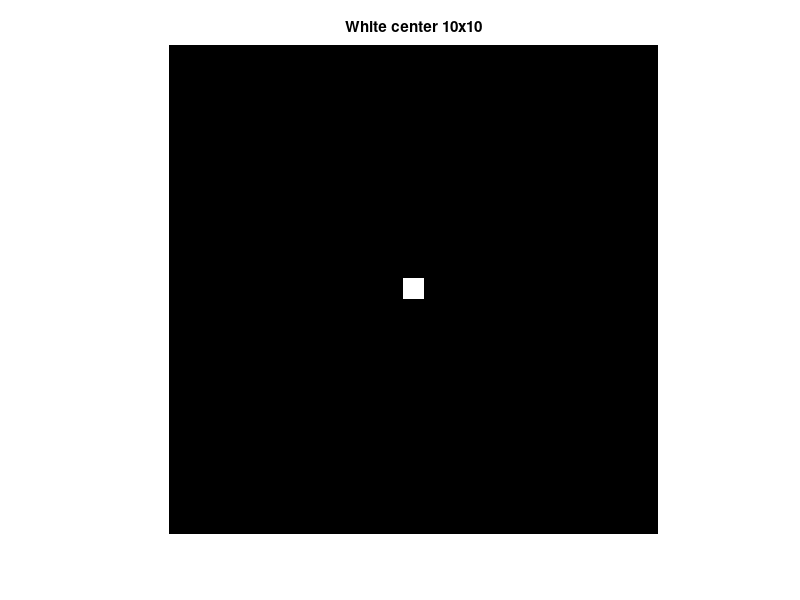
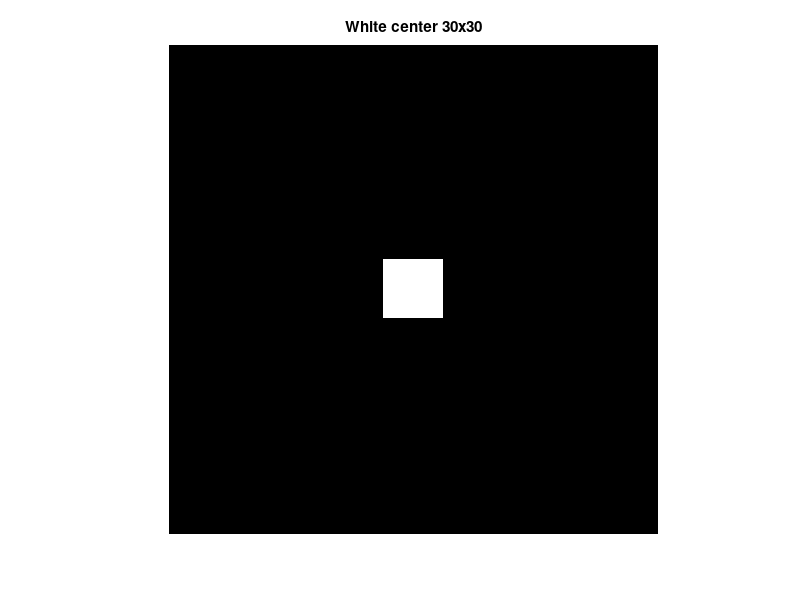
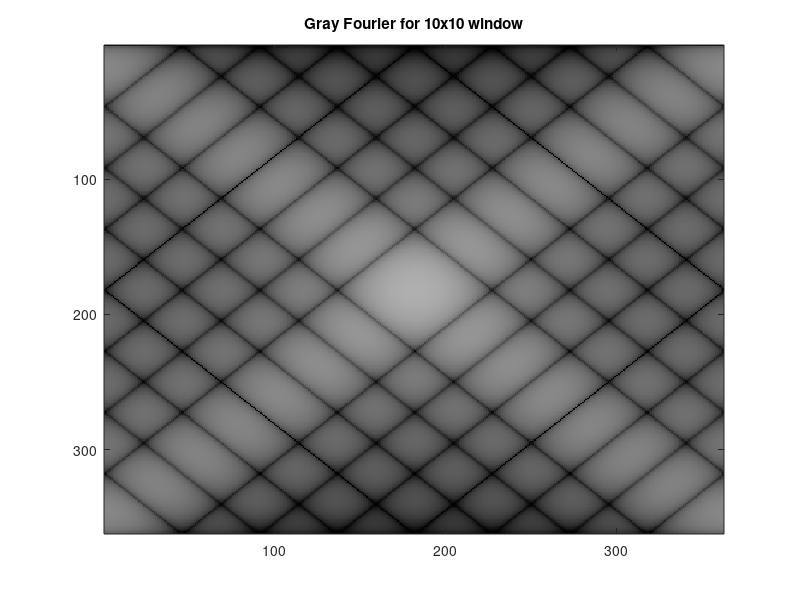
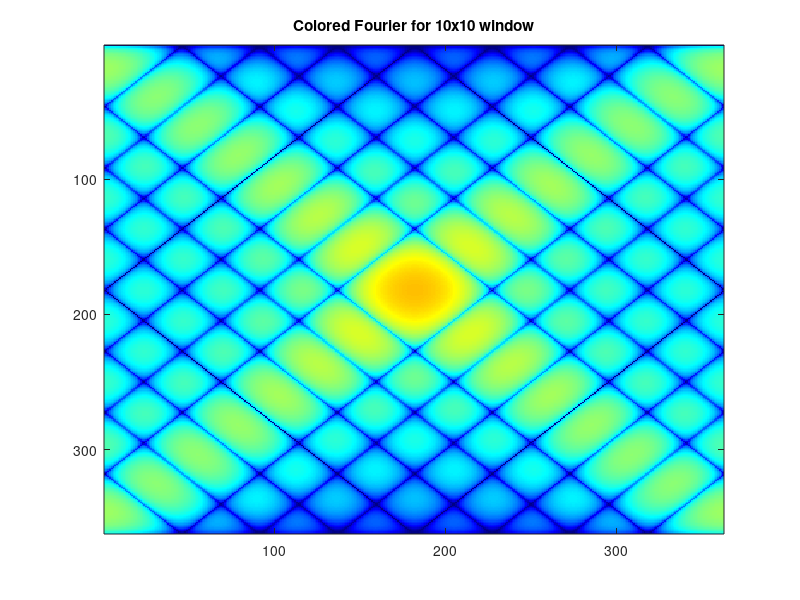

MATLAB code for these plots, in order:
clear all;
close all;
clc

A_1 = zeros(256,256);
A_2 = zeros(256,256);

A_1(256/2 - 5:256/2 + 5,256/2 - 5:256/2 + 5) = 255;  %255 = white 10x10
A_2(256/2 - 15:256/2 + 15,256/2 - 15:256/2 + 15) = 255; %30x30

figure;
imshow(A_1);
title('White center 10x10');

figure;
imshow(A_2);
title('White center 30x30');

A_1 = imrotate(A_1,45);
A_2 = imrotate(A_2,45);

F_1 = abs(fftshift(fft2(A_1)));
F_2 = abs(fftshift(fft2(A_2)));

F1 = 17*(log(1+F_1));
figure;
colormap(gray(256));
image(F1);
title('Gray Fourier for 10x10 window');

F1 = 17*(log(1+F_1));
figure;
colormap(jet(256));
image(F1);
title('Colored Fourier for 10x10 window');

F2 = 17*(log(1+F_2));
figure;
colormap(gray(256));
image(F2);
title('Gray Fourier for 30x30 window');

F2 = 17*(log(1+F_2));
figure;
colormap(jet(256));
image(F2);title('Colored Fourier for 30x30 window');
